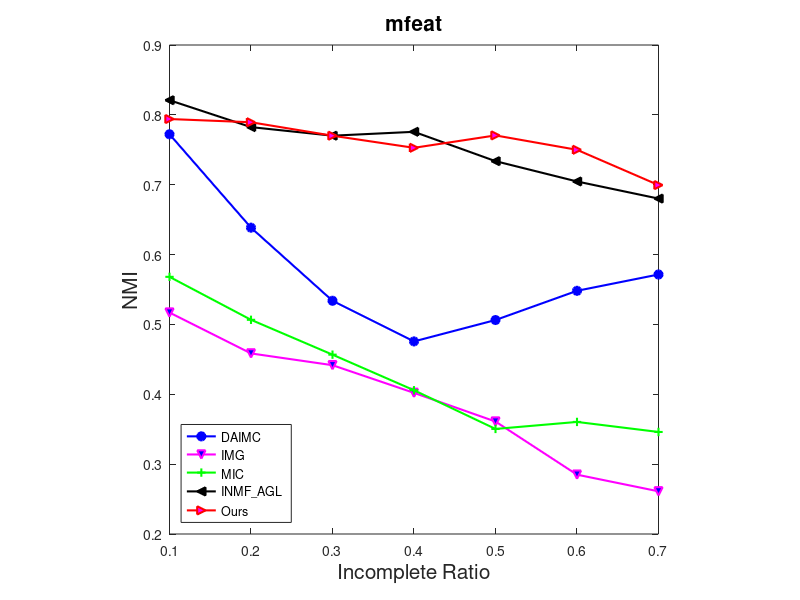

The MATLAB source for this figure:
clc
clear all
% res = load('purity.txt');
% res = load('100leaves_nmi.txt');
% res = load('buaa_nmi.txt');
% res = load('caltech7_nmi.txt');
 res = load('mfeat_nmi.txt');
% res = res';
% res = res / 100;
grid on
plot((0.1:0.1:0.7),res(1,:),'b-','LineWidth', 1.5,'Marker','o','MarkerFaceColor','b');
hold on
plot((0.1:0.1:0.7),res(2,:),'m-','LineWidth', 1.5,'Marker','v','MarkerFaceColor','b');
plot((0.1:0.1:0.7),res(3,:),'g-','LineWidth', 1.5,'Marker','+','MarkerFaceColor','g');
plot((0.1:0.1:0.7),res(4,:),'k-','LineWidth', 1.5,'Marker','<','MarkerFaceColor','k');
plot((0.1:0.1:0.7),res(5,:),'r-','LineWidth', 1.5,'Marker','>','MarkerFaceColor','m');
% plot((5:5:30),res(6,:),'m--','LineWidth', 1.5,'Marker','h','MarkerFaceColor','m');
% 
% plot((5:5:30),res(7,:),'c--','LineWidth', 1.5,'Marker','p','MarkerFaceColor','c');
% plot((5:5:30),res(8,:),'c-','LineWidth', 1.5,'Marker','s','MarkerFaceColor','c');
% plot((5:5:30),res(9,:),'r-','LineWidth', 1.5,'Marker','o','MarkerFaceColor','r');

gca1 = legend({'DAIMC','IMG','MIC','INMF\_AGL','Ours'},'Location','southwest');
%set(gca,'YLim',[0.15 0.5]);
title('mfeat','FontSize',15);
ylabel('NMI','FontSize',15);
xlabel('Incomplete Ratio','FontSize',15);
set(gca,'PlotBoxAspectRatio',[1 1 1]);